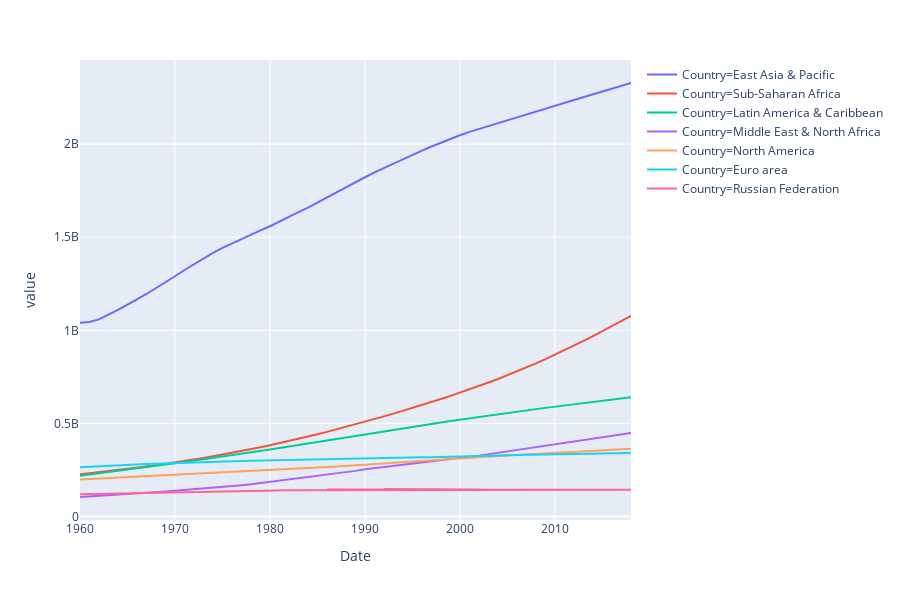

Here is the notebook cell this chart was saved with:
### Code cell
fig = px.line(population_grouped, x='Date', y='value',color='Country')
fig.show()
